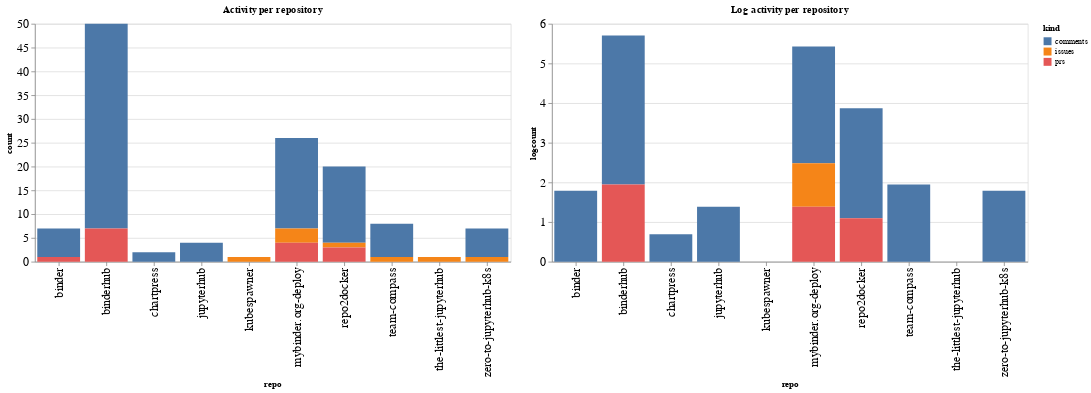

Notebook cell for this chart:
### Code cell
ch1 = alt.Chart(repo_summaries, width=600, title="Activity per repository").mark_bar().encode(
    x='repo',
    y='count',
    color='kind',
    tooltip="kind"
)

ch2 = alt.Chart(repo_summaries, width=600, title="Log activity per repository").mark_bar().encode(
    x='repo',
    y='logcount',
    color='kind',
    tooltip="kind"
)

ch1 | ch2

### Figure 1 — Vega-Lite specification as saved in the notebook (floating-point values rounded to 4 significant figures)
{"config": {"axisLeft": {"labelFontSize": 15}, "axisBottom": {"labelFontSize": 15}}, "hconcat": [{"mark": "bar", "encoding": {"color": {"type": "nominal", "field": "kind"}, "tooltip": {"type": "nominal", "field": "kind"}, "x": {"type": "nominal", "field": "repo"}, "y": {"type": "quantitative", "field": "count"}}, "title": "Activity per repository", "width": 600}, {"mark": "bar", "encoding": {"color": {"type": "nominal", "field": "kind"}, "tooltip": {"type": "nominal", "field": "kind"}, "x": {"type": "nominal", "field": "repo"}, "y": {"type": "quantitative", "field": "logcount"}}, "title": "Log activity per repository", "width": 600}], "data": {"name": "data-af4709db50e81d290550584455b2eb4f"}, "$schema": "https://vega.github.io/schema/vega-lite/v4.8.1.json", "datasets": {"data-af4709db50e81d290550584455b2eb4f": [{"repo": "binder", "kind": "comments", "count": 6, "logcount": 1.792}, {"repo": "binder", "kind": "prs", "count": 1, "logcount": 0.0}, {"repo": "binderhub", "kind": "comments", "count": 43, "logcount": 3.761}, {"repo": "binderhub", "kind": "prs", "count": 7, "logcount": 1.946}, {"repo": "chartpress", "kind": "comments", "count": 2, "logcount": 0.6931}, {"repo": "jupyterhub", "kind": "comments", "count": 4, "logcount": 1.386}, {"repo": "kubespawner", "kind": "issues", "count": 1, "logcount": 0.0}, {"repo": "mybinder.org-deploy", "kind": "comments", "count": 19, "logcount": 2.944}, {"repo": "mybinder.org-deploy", "kind": "issues", "count": 3, "logcount": 1.099}, {"repo": "mybinder.org-deploy", "kind": "prs", "count": 4, "logcount": 1.386}, {"repo": "repo2docker", "kind": "comments", "count": 16, "logcount": 2.773}, {"repo": "repo2docker", "kind": "issues", "count": 1, "logcount": 0.0}, {"repo": "repo2docker", "kind": "prs", "count": 3, "logcount": 1.099}, {"repo": "team-compass", "kind": "comments", "count": 7, "logcount": 1.946}, {"repo": "team-compass", "kind": "issues", "count": 1, "logcount": 0.0}, {"repo": "the-littlest-jupyterhub", "kind": "issues", "count": 1, "logcount": 0.0}, {"repo": "zero-to-jupyterhub-k8s", "kind": "comments", "count": 6, "logcount": 1.792}, {"repo": "zero-to-jupyterhub-k8s", "kind": "issues", "count": 1, "logcount": 0.0}]}}
